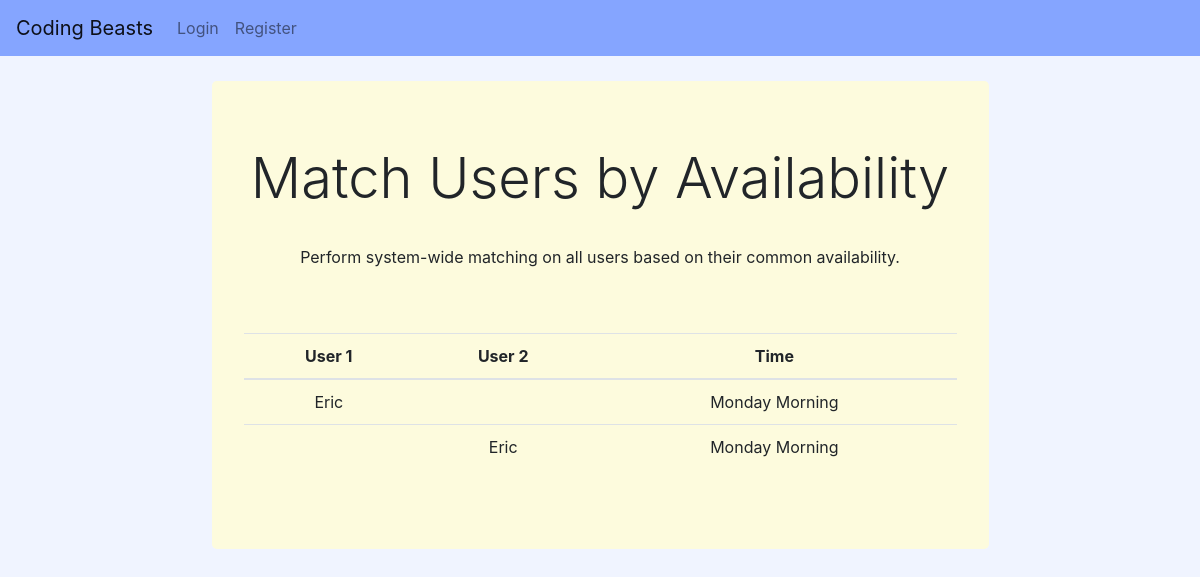
The app's page /matches/time/ with its own data.
### sbuddy/models.py (models this page shows, shortened)
class Profile(models.Model):
    STRENGTH_CHOICES = (
        ('--------', '--------'),
        ('Mathematics','Mathematics'),
        ('Chemistry','Chemistry'),
        ('Physics','Physics'),
        ('Computer Science','Computer Science'),
        ('Economics','Economics'),
        ('Engineering', 'Engineering'),
        ('Statistics', 'Statistics'),
        ('Psychology', 'Psychology'),
        ('Business', 'Business'),
        )
    SCHEDULE_CHOICES = [
        ("Monday Morning", "Monday Morning"),
        ("Monday Afternoon", "Monday Afternoon"),
        ("Tuesday Morning", "Tuesday Morning"),
        ("Tuesday Afternoon", "Tuesday Afternoon"),
        ("Wednesday Morning", "Wednesday Morning"),
        ("Wednesday Afternoon", "Wednesday Afternoon"),
        ("Thursday Morning", "Thursday Morning"),
        ("Thursday Afternoon", "Thursday Afternoon"),
        ("Friday Morning", "Friday Morning"),
        ("Friday Afternoon", "Friday Afternoon"),
    ]
    user = models.OneToOneField(User, on_delete=models.CASCADE)
    name = models.CharField(max_length=100, blank=False, default='')
    phone = models.CharField(max_length=12, blank=False, default='')
    meetingURL = models.CharField(max_length=100, blank=False, default='')
    strengths = models.CharField(
        max_length=255,
        choices=STRENGTH_CHOICES,
        default='')
    weaknesses = models.CharField(
        max_length=255,
        choices=STRENGTH_CHOICES,
        default='')
    availability = models.CharField(
        max_length=50,
        choices=SCHEDULE_CHOICES,
        default='Monday Morning',
    )
    def __init__(self, *args, **kwargs):
        super(Profile, self).__init__(*args, **kwargs)
        self.__original_phone = self.phone

### sbuddy/views.py (the view)
# urls.py: path('matches/time/', views.match_users_by_availability, name='match_time'),
def match_users_by_availability(request):
    users = Profile.objects.all()
    matches = []
    for user_a in users:
        for user_b in users:
            if user_b.name != user_a.name:
                if user_a.availability == user_b.availability:
                    match = (user_a, user_b)
                    matches.append(match)
    return render(request, 'sbuddy/matches_time.html', {'matches': matches})

### sbuddy/templates/sbuddy/matches_time.html (shortened to what this page needs)
{% extends 'sbuddy/base.html' %}
{% load bootstrap4 %}
{% block content %}
<div style="height:25px"></div>
<body>
    <div class="form jumbotron mid" style="background-color:#FDFBDD;">
        <h1 class="text-center display-4" style="padding-bottom:25px"> Match Users by Availability</h1>
        <p>Perform system-wide matching on all users based on their common availability.</p>
        <br>
        <br>
        <table class="table">
            <thead>
                <tr>
                <th class="text-center">User 1</th>
                <th class="text-center">User 2</th>
                <th class="text-center">Time</th>
                </tr>
            </thead>
            <tbody>
                {% for match in matches %}
                <tr>
                    <td class="text-center">{{ match.0.name }}</td>
                    <td class="text-center">{{ match.1.name }}</td>
                    <td class="text-center">{{ match.1.availability }}</td>
                </tr>
                {% endfor %}
            </tbody>
        </table>
    </div>
</body>
</head>
{% endblock %}

### sbuddy/templates/sbuddy/base.html (style rules this page uses)
.form { margin-right: 15%; margin-left: 15%; }

### sbuddy/templates/sbuddy/matches_time.html (style rules this page uses)
.form { margin-right: 15%; margin-left: 15%; }

### records on screen
Profile: name "Eric", availability "Monday Morning"
Profile: name "Eric", availability "Monday Morning"
